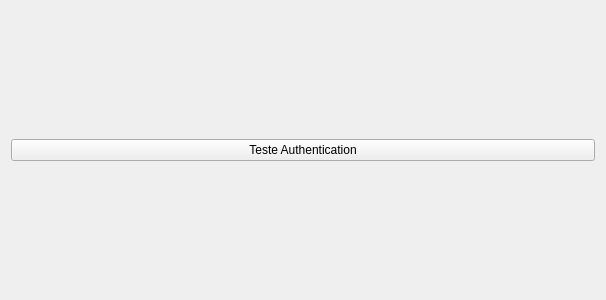
<?xml version="1.0" encoding="UTF-8"?>
<ui version="4.0">
 <class>MainWindow</class>
 <widget class="QMainWindow" name="MainWindow">
  <property name="geometry">
   <rect>
    <x>0</x>
    <y>0</y>
    <width>606</width>
    <height>300</height>
   </rect>
  </property>
  <property name="windowTitle">
   <string>MainWindow</string>
  </property>
  <widget class="QWidget" name="centralWidget">
   <layout class="QGridLayout" name="gridLayout">
    <item row="0" column="0">
     <widget class="QPushButton" name="btnTestAuthentication">
      <property name="text">
       <string>Teste Authentication</string>
      </property>
     </widget>
    </item>
   </layout>
  </widget>
 </widget>
 <layoutdefault spacing="6" margin="11"/>
 <resources/>
 <connections/>
</ui>
